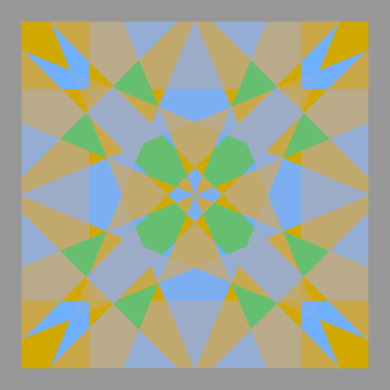
#> input picture hw1/testdata/0a.png, 390 x 390 px
$ python hw1-1.py testdata/0a.png out.png
#> lines starting #> are read from the running program, lines starting #| are printed output that depends on the picture
import cv2
import numpy as np
import sys

if len(sys.argv) != 3:
    print('try with: "python hw1-1.py <input/path> <output/path>"')
    exit()
img = cv2.imread(sys.argv[1].replace('//', '/'))
#> img is the input picture: shape (390, 390, 3); mean B, G, R 143.2, 168.5, 162.3
b = img[:,:,0]
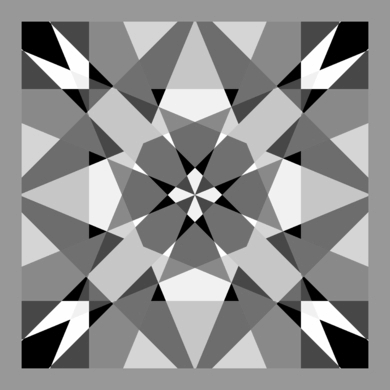
#> b: shape (390, 390); min 0, max 255, mean 143.2
g = img[:,:,1]
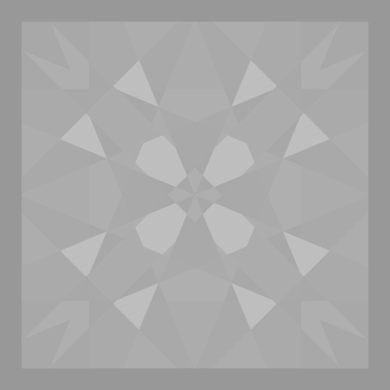
#> g: shape (390, 390); min 151, max 192, mean 168.5
r = img[:,:,2]
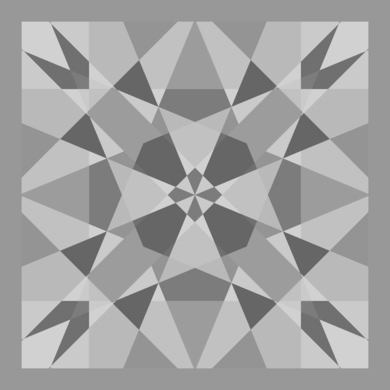
#> r: shape (390, 390); min 98, max 212, mean 162.3
# print(b.shape)
# gray = np.array(0.299 * r + 0.587 * g + 0.114 * b, dtype=np.uint8)
weight = (0.114, 0.587, 0.299)
gray = np.array(weight[2] * r + weight[1] * g + weight[0] * b, dtype=np.uint8)
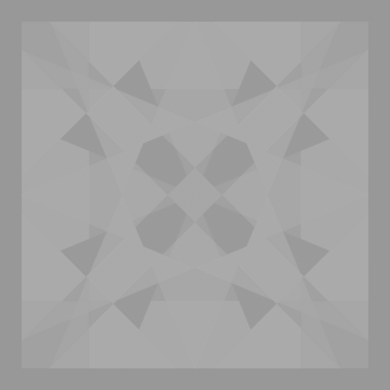
#> gray: shape (390, 390); min 150, max 172, mean 163.5


cv2.imwrite(sys.argv[2].replace('//', '/'), gray)
cv2.imshow('Gray', gray)
# cv2.waitKey(0)
# cv2.destroyAllWindows()
# print(gray)
